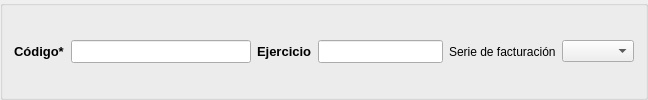
    <widget class="QGroupBox" name="groupBox_14">
     <property name="title">
      <string/>
     </property>
     <layout class="QHBoxLayout" name="horizontalLayout">
      <item>
       <widget class="QLabel" name="label_2">
        <property name="sizePolicy">
         <sizepolicy hsizetype="Maximum" vsizetype="Preferred">
          <horstretch>0</horstretch>
          <verstretch>0</verstretch>
         </sizepolicy>
        </property>
        <property name="font">
         <font>
          <pointsize>10</pointsize>
          <weight>75</weight>
          <bold>true</bold>
         </font>
        </property>
        <property name="text">
         <string>Código*</string>
        </property>
       </widget>
      </item>
      <item>
       <widget class="DBLineEdit" name="db_codfactura">
        <property name="sizePolicy">
         <sizepolicy hsizetype="Preferred" vsizetype="Fixed">
          <horstretch>0</horstretch>
          <verstretch>0</verstretch>
         </sizepolicy>
        </property>
        <property name="minimumSize">
         <size>
          <width>180</width>
          <height>0</height>
         </size>
        </property>
        <property name="maximumSize">
         <size>
          <width>200</width>
          <height>16777215</height>
         </size>
        </property>
        <property name="font">
         <font>
          <pointsize>10</pointsize>
         </font>
        </property>
        <property name="toolTip">
         <string>Código unico del tercero. El sistema propone un número, aunque usted puede cambiarlo. El número debe ser único.</string>
        </property>
        <property name="statusTip">
         <string>Código unico del tercero. El sistema propone un número, aunque usted puede cambiarlo. El número debe ser único.</string>
        </property>
        <property name="whatsThis">
         <string>Código unico del tercero. El sistema propone un número, aunque usted puede cambiarlo. El número debe ser único.</string>
        </property>
        <property name="readOnly">
         <bool>false</bool>
        </property>
        <property name="fieldName">
         <string>codfactura</string>
        </property>
        <property name="dataEditable">
         <bool>true</bool>
        </property>
        <property name="showRecalculateCounterButton">
         <bool>true</bool>
        </property>
       </widget>
      </item>
      <item>
       <widget class="QLabel" name="label_3">
        <property name="sizePolicy">
         <sizepolicy hsizetype="Maximum" vsizetype="Preferred">
          <horstretch>0</horstretch>
          <verstretch>0</verstretch>
         </sizepolicy>
        </property>
        <property name="font">
         <font>
          <pointsize>10</pointsize>
          <weight>75</weight>
          <bold>true</bold>
         </font>
        </property>
        <property name="text">
         <string>Ejercicio</string>
        </property>
       </widget>
      </item>
      <item>
       <widget class="DBLineEdit" name="db_ejercicios_descripcion">
        <property name="sizePolicy">
         <sizepolicy hsizetype="Preferred" vsizetype="Fixed">
          <horstretch>0</horstretch>
          <verstretch>0</verstretch>
         </sizepolicy>
        </property>
        <property name="maximumSize">
         <size>
          <width>150</width>
          <height>16777215</height>
         </size>
        </property>
        <property name="font">
         <font>
          <pointsize>10</pointsize>
         </font>
        </property>
        <property name="toolTip">
         <string>Código unico del tercero. El sistema propone un número, aunque usted puede cambiarlo. El número debe ser único.</string>
        </property>
        <property name="statusTip">
         <string>Código unico del tercero. El sistema propone un número, aunque usted puede cambiarlo. El número debe ser único.</string>
        </property>
        <property name="whatsThis">
         <string>Código unico del tercero. El sistema propone un número, aunque usted puede cambiarlo. El número debe ser único.</string>
        </property>
        <property name="readOnly">
         <bool>true</bool>
        </property>
        <property name="fieldName">
         <string>ejercicios.nombre</string>
        </property>
        <property name="dataEditable">
         <bool>false</bool>
        </property>
       </widget>
      </item>
      <item>
       <widget class="QLabel" name="label_16">
        <property name="sizePolicy">
         <sizepolicy hsizetype="Maximum" vsizetype="Preferred">
          <horstretch>0</horstretch>
          <verstretch>0</verstretch>
         </sizepolicy>
        </property>
        <property name="text">
         <string>Serie de facturación</string>
        </property>
       </widget>
      </item>
      <item>
       <widget class="DBComboBox" name="db_idserie">
        <property name="sizePolicy">
         <sizepolicy hsizetype="Minimum" vsizetype="Fixed">
          <horstretch>0</horstretch>
          <verstretch>0</verstretch>
         </sizepolicy>
        </property>
        <property name="fieldName">
         <string>idserie</string>
        </property>
        <property name="listTableModel">
         <string>seriesfacturacion</string>
        </property>
        <property name="listColumnName">
         <string>descripcion</string>
        </property>
        <property name="listColumnToSave">
         <string>id</string>
        </property>
        <property name="dataEditable">
         <bool>true</bool>
        </property>
       </widget>
      </item>
     </layout>
    </widget>
